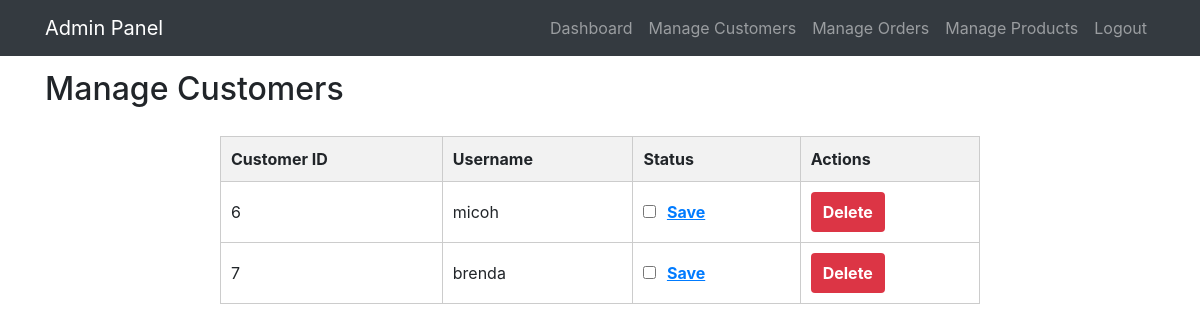
Page /admin/manage_customers.php (signed in) on the committed database.
### tables this page shows
CREATE TABLE `users` (
  `user_id` int(11) NOT NULL,
  `username` varchar(255) DEFAULT NULL,
  `password` varchar(255) DEFAULT NULL,
  `created_at` timestamp NOT NULL DEFAULT current_timestamp(),
  `updated_at` timestamp NOT NULL DEFAULT current_timestamp() ON UPDATE current_timestamp()
);

### admin/manage_customers.php (the view, shortened to what this page needs)
<!DOCTYPE html>
<html>
<head>
    <link rel="stylesheet" href="../css/bootstrap.min.css">
    <link rel="stylesheet" href="../css/admin_header.css">
</head>
<body>
    <?php
    require_once '../db_connection.php';
    $query = "SELECT * FROM users";
    $result = $conn->query($query);
    if ($result->num_rows > 0) {
        $customers = $result->fetch_all(MYSQLI_ASSOC);
    } else {
        $customers = array();
    }
    ?>
    <?php include("admin_header.php"); ?>
    <div class="container">
        <h2>Manage Customers</h2>
        <div class="table-container">
            <table>
                <thead>
                    <tr>
                        <th>Customer ID</th>
                        <th>Username</th>
                        <th>Status</th>
                        <th>Actions</th>
                    </tr>
                </thead>
                <tbody>
                    <?php foreach ($customers as $customer) : ?>
                        <tr>
                            <td><?php echo $customer['user_id']; ?></td>
                            <td><?php echo $customer['username']; ?></td>
                            <td>
                                <form class="status-form">
                                    <input type="checkbox" name="enabled" value="1" <?php if (isset($customer['enabled']) && $customer['enabled'] == 1) echo "checked"; ?>>
                                    <button type="submit" class="status-button">Save</button>
                                </form>
                            </td>
                            <td>
    <form class="delete-form" onsubmit="return confirm('Are you sure you want to delete this customer?');" action="manage_customers.php">
        <button type="button" class="delete-button" onclick="deleteCustomer(this)">Delete</button>
    </form>
</td>
                        </tr>
                    <?php endforeach; ?>
                </tbody>
            </table>
        </div>
    </div>
</body>
</html>

### admin/manage_customers.php (style rules this page uses)
body { padding-top: 70px; }
.table-container { max-width: 800px; margin: 0 auto; padding: 20px; }
h2 { margin-bottom: 20px; }
table { width: 100%; border-collapse: collapse; }
th, td { padding: 10px; border: 1px solid #ccc; text-align: left; }
th { background-color: #f2f2f2; }
.status-form { display: inline-block; }
.status-button { cursor: pointer; background-color: transparent; border: none; outline: none; color: #007bff; font-weight: bold; text-decoration: underline; }
.delete-form { display: inline-block; }
.delete-button { cursor: pointer; background-color: #dc3545; border: none; color: #fff; font-weight: bold; padding: 8px 12px; border-radius: 4px; transition: background-color 0.3s ease; }

### rows in the picture
users: user_id "6", username "micoh"
users: user_id "7", username "brenda"
